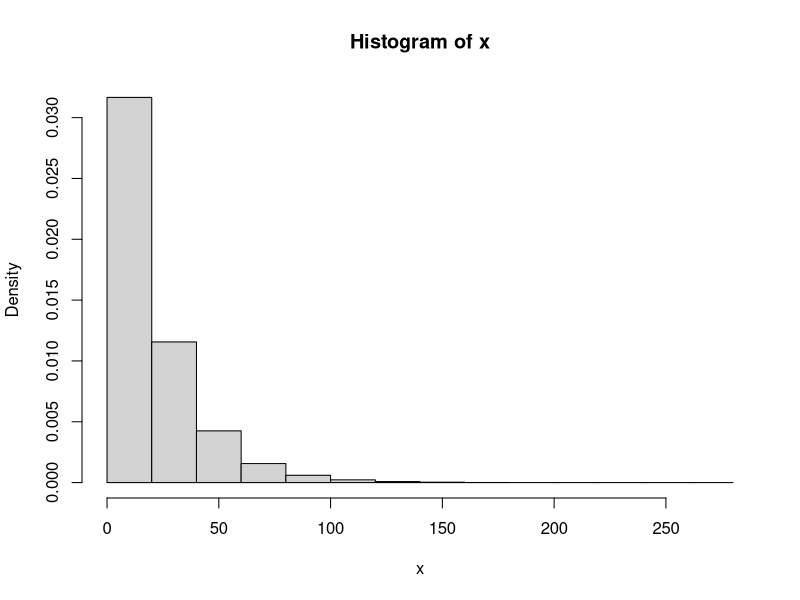
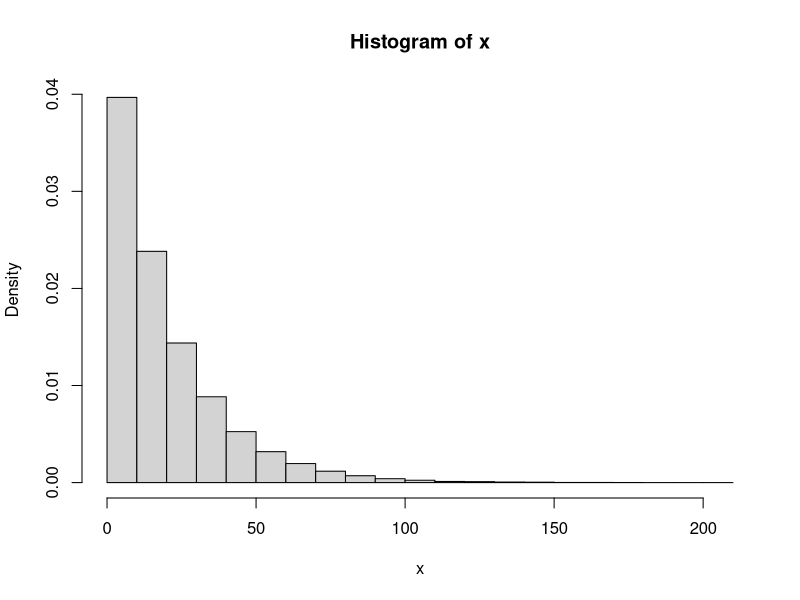
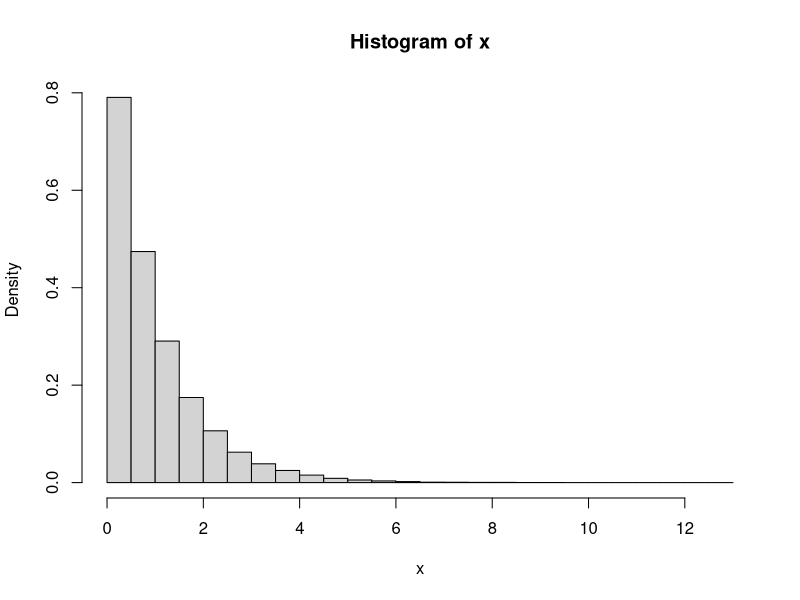
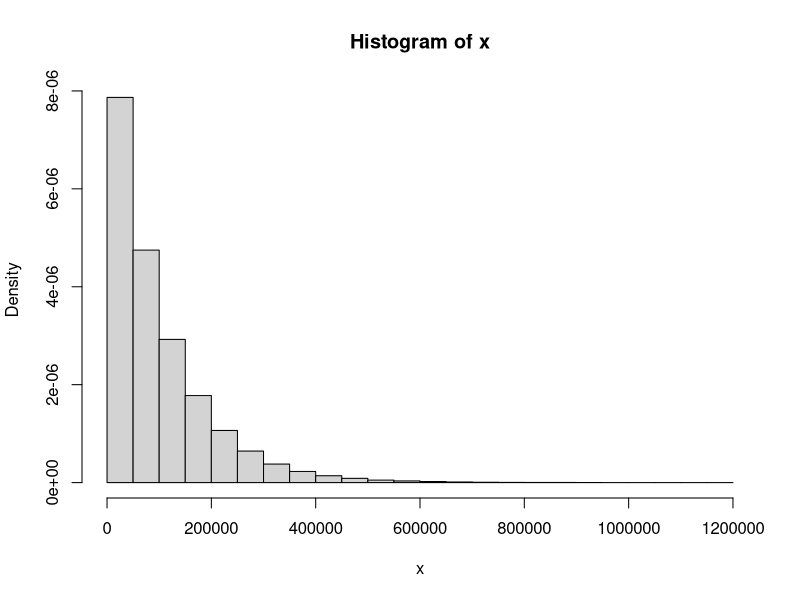

Generate these figures, in order, with R:
## ---- chunk 1
x = rexp(100000,0.05)
hist(x,prob=T)
## ---- chunk 2
mean(x)
sd(x)
## ---- chunk 3
x = rexp(100000,0.05)
hist(x,prob=T)
## ---- chunk 4
x = rexp(100000,1)
hist(x,prob=T)
## ---- chunk 5
x = rexp(100000,0.00001)
hist(x,prob=T)
## ---- chunk 6
sampmean = replicate(500,mean(rexp(100,0.05)))
## ---- chunk 7
sampmean = replicate(500,mean(rexp(100,0.05)))
mean(sampmean)
sd(sampmean)
20/sqrt(100)
